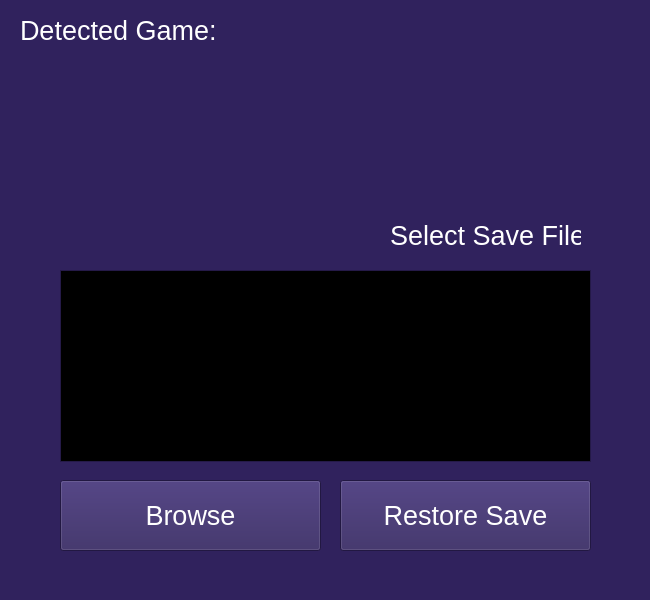
<?xml version="1.0" encoding="UTF-8"?>
<ui version="4.0">
 <class>select_restore</class>
 <widget class="QFrame" name="select_restore">
  <property name="geometry">
   <rect>
    <x>0</x>
    <y>0</y>
    <width>650</width>
    <height>600</height>
   </rect>
  </property>
  <property name="palette">
   <palette>
    <active>
     <colorrole role="WindowText">
      <brush brushstyle="SolidPattern">
       <color alpha="255">
        <red>255</red>
        <green>255</green>
        <blue>255</blue>
       </color>
      </brush>
     </colorrole>
     <colorrole role="Button">
      <brush brushstyle="SolidPattern">
       <color alpha="255">
        <red>48</red>
        <green>34</green>
        <blue>93</blue>
       </color>
      </brush>
     </colorrole>
     <colorrole role="Light">
      <brush brushstyle="SolidPattern">
       <color alpha="255">
        <red>72</red>
        <green>51</green>
        <blue>139</blue>
       </color>
      </brush>
     </colorrole>
     <colorrole role="Midlight">
      <brush brushstyle="SolidPattern">
       <color alpha="255">
        <red>60</red>
        <green>42</green>
        <blue>116</blue>
       </color>
      </brush>
     </colorrole>
     <colorrole role="Dark">
      <brush brushstyle="SolidPattern">
       <color alpha="255">
        <red>24</red>
        <green>17</green>
        <blue>46</blue>
       </color>
      </brush>
     </colorrole>
     <colorrole role="Mid">
      <brush brushstyle="SolidPattern">
       <color alpha="255">
        <red>32</red>
        <green>23</green>
        <blue>62</blue>
       </color>
      </brush>
     </colorrole>
     <colorrole role="Text">
      <brush brushstyle="SolidPattern">
       <color alpha="255">
        <red>255</red>
        <green>255</green>
        <blue>255</blue>
       </color>
      </brush>
     </colorrole>
     <colorrole role="BrightText">
      <brush brushstyle="SolidPattern">
       <color alpha="255">
        <red>255</red>
        <green>255</green>
        <blue>255</blue>
       </color>
      </brush>
     </colorrole>
     <colorrole role="ButtonText">
      <brush brushstyle="SolidPattern">
       <color alpha="255">
        <red>255</red>
        <green>255</green>
        <blue>255</blue>
       </color>
      </brush>
     </colorrole>
     <colorrole role="Base">
      <brush brushstyle="SolidPattern">
       <color alpha="255">
        <red>0</red>
        <green>0</green>
        <blue>0</blue>
       </color>
      </brush>
     </colorrole>
     <colorrole role="Window">
      <brush brushstyle="SolidPattern">
       <color alpha="255">
        <red>48</red>
        <green>34</green>
        <blue>93</blue>
       </color>
      </brush>
     </colorrole>
     <colorrole role="Shadow">
      <brush brushstyle="SolidPattern">
       <color alpha="255">
        <red>0</red>
        <green>0</green>
        <blue>0</blue>
       </color>
      </brush>
     </colorrole>
     <colorrole role="AlternateBase">
      <brush brushstyle="SolidPattern">
       <color alpha="255">
        <red>24</red>
        <green>17</green>
        <blue>46</blue>
       </color>
      </brush>
     </colorrole>
     <colorrole role="ToolTipBase">
      <brush brushstyle="SolidPattern">
       <color alpha="255">
        <red>255</red>
        <green>255</green>
        <blue>220</blue>
       </color>
      </brush>
     </colorrole>
     <colorrole role="ToolTipText">
      <brush brushstyle="SolidPattern">
       <color alpha="255">
        <red>0</red>
        <green>0</green>
        <blue>0</blue>
       </color>
      </brush>
     </colorrole>
     <colorrole role="PlaceholderText">
      <brush brushstyle="SolidPattern">
       <color alpha="127">
        <red>255</red>
        <green>255</green>
        <blue>255</blue>
       </color>
      </brush>
     </colorrole>
     <colorrole role="Accent">
      <brush brushstyle="SolidPattern">
       <color alpha="255">
        <red>0</red>
        <green>0</green>
        <blue>0</blue>
       </color>
      </brush>
     </colorrole>
    </active>
    <inactive>
     <colorrole role="WindowText">
      <brush brushstyle="SolidPattern">
       <color alpha="255">
        <red>255</red>
        <green>255</green>
        <blue>255</blue>
       </color>
      </brush>
     </colorrole>
     <colorrole role="Button">
      <brush brushstyle="SolidPattern">
       <color alpha="255">
        <red>48</red>
        <green>34</green>
        <blue>93</blue>
       </color>
      </brush>
     </colorrole>
     <colorrole role="Light">
      <brush brushstyle="SolidPattern">
       <color alpha="255">
        <red>72</red>
        <green>51</green>
        <blue>139</blue>
       </color>
      </brush>
     </colorrole>
     <colorrole role="Midlight">
      <brush brushstyle="SolidPattern">
       <color alpha="255">
        <red>60</red>
        <green>42</green>
        <blue>116</blue>
       </color>
      </brush>
     </colorrole>
     <colorrole role="Dark">
      <brush brushstyle="SolidPattern">
       <color alpha="255">
        <red>24</red>
        <green>17</green>
        <blue>46</blue>
       </color>
      </brush>
     </colorrole>
     <colorrole role="Mid">
      <brush brushstyle="SolidPattern">
       <color alpha="255">
        <red>32</red>
        <green>23</green>
        <blue>62</blue>
       </color>
      </brush>
     </colorrole>
     <colorrole role="Text">
      <brush brushstyle="SolidPattern">
       <color alpha="255">
        <red>255</red>
        <green>255</green>
        <blue>255</blue>
       </color>
      </brush>
     </colorrole>
     <colorrole role="BrightText">
      <brush brushstyle="SolidPattern">
       <color alpha="255">
        <red>255</red>
        <green>255</green>
        <blue>255</blue>
       </color>
      </brush>
     </colorrole>
     <colorrole role="ButtonText">
      <brush brushstyle="SolidPattern">
       <color alpha="255">
        <red>255</red>
        <green>255</green>
        <blue>255</blue>
       </color>
      </brush>
     </colorrole>
     <colorrole role="Base">
      <brush brushstyle="SolidPattern">
       <color alpha="255">
        <red>0</red>
        <green>0</green>
        <blue>0</blue>
       </color>
      </brush>
     </colorrole>
     <colorrole role="Window">
      <brush brushstyle="SolidPattern">
       <color alpha="255">
        <red>48</red>
        <green>34</green>
        <blue>93</blue>
       </color>
      </brush>
     </colorrole>
     <colorrole role="Shadow">
      <brush brushstyle="SolidPattern">
       <color alpha="255">
        <red>0</red>
        <green>0</green>
        <blue>0</blue>
       </color>
      </brush>
     </colorrole>
     <colorrole role="AlternateBase">
      <brush brushstyle="SolidPattern">
       <color alpha="255">
        <red>24</red>
        <green>17</green>
        <blue>46</blue>
       </color>
      </brush>
     </colorrole>
     <colorrole role="ToolTipBase">
      <brush brushstyle="SolidPattern">
       <color alpha="255">
        <red>255</red>
        <green>255</green>
        <blue>220</blue>
       </color>
      </brush>
     </colorrole>
     <colorrole role="ToolTipText">
      <brush brushstyle="SolidPattern">
       <color alpha="255">
        <red>0</red>
        <green>0</green>
        <blue>0</blue>
       </color>
      </brush>
     </colorrole>
     <colorrole role="PlaceholderText">
      <brush brushstyle="SolidPattern">
       <color alpha="127">
        <red>255</red>
        <green>255</green>
        <blue>255</blue>
       </color>
      </brush>
     </colorrole>
     <colorrole role="Accent">
      <brush brushstyle="SolidPattern">
       <color alpha="255">
        <red>0</red>
        <green>0</green>
        <blue>0</blue>
       </color>
      </brush>
     </colorrole>
    </inactive>
    <disabled>
     <colorrole role="WindowText">
      <brush brushstyle="SolidPattern">
       <color alpha="255">
        <red>24</red>
        <green>17</green>
        <blue>46</blue>
       </color>
      </brush>
     </colorrole>
     <colorrole role="Button">
      <brush brushstyle="SolidPattern">
       <color alpha="255">
        <red>48</red>
        <green>34</green>
        <blue>93</blue>
       </color>
      </brush>
     </colorrole>
     <colorrole role="Light">
      <brush brushstyle="SolidPattern">
       <color alpha="255">
        <red>72</red>
        <green>51</green>
        <blue>139</blue>
       </color>
      </brush>
     </colorrole>
     <colorrole role="Midlight">
      <brush brushstyle="SolidPattern">
       <color alpha="255">
        <red>60</red>
        <green>42</green>
        <blue>116</blue>
       </color>
      </brush>
     </colorrole>
     <colorrole role="Dark">
      <brush brushstyle="SolidPattern">
       <color alpha="255">
        <red>24</red>
        <green>17</green>
        <blue>46</blue>
       </color>
      </brush>
     </colorrole>
     <colorrole role="Mid">
      <brush brushstyle="SolidPattern">
       <color alpha="255">
        <red>32</red>
        <green>23</green>
        <blue>62</blue>
       </color>
      </brush>
     </colorrole>
     <colorrole role="Text">
      <brush brushstyle="SolidPattern">
       <color alpha="255">
        <red>24</red>
        <green>17</green>
        <blue>46</blue>
       </color>
      </brush>
     </colorrole>
     <colorrole role="BrightText">
      <brush brushstyle="SolidPattern">
       <color alpha="255">
        <red>255</red>
        <green>255</green>
        <blue>255</blue>
       </color>
      </brush>
     </colorrole>
     <colorrole role="ButtonText">
      <brush brushstyle="SolidPattern">
       <color alpha="255">
        <red>24</red>
        <green>17</green>
        <blue>46</blue>
       </color>
      </brush>
     </colorrole>
     <colorrole role="Base">
      <brush brushstyle="SolidPattern">
       <color alpha="255">
        <red>48</red>
        <green>34</green>
        <blue>93</blue>
       </color>
      </brush>
     </colorrole>
     <colorrole role="Window">
      <brush brushstyle="SolidPattern">
       <color alpha="255">
        <red>48</red>
        <green>34</green>
        <blue>93</blue>
       </color>
      </brush>
     </colorrole>
     <colorrole role="Shadow">
      <brush brushstyle="SolidPattern">
       <color alpha="255">
        <red>0</red>
        <green>0</green>
        <blue>0</blue>
       </color>
      </brush>
     </colorrole>
     <colorrole role="AlternateBase">
      <brush brushstyle="SolidPattern">
       <color alpha="255">
        <red>48</red>
        <green>34</green>
        <blue>93</blue>
       </color>
      </brush>
     </colorrole>
     <colorrole role="ToolTipBase">
      <brush brushstyle="SolidPattern">
       <color alpha="255">
        <red>255</red>
        <green>255</green>
        <blue>220</blue>
       </color>
      </brush>
     </colorrole>
     <colorrole role="ToolTipText">
      <brush brushstyle="SolidPattern">
       <color alpha="255">
        <red>0</red>
        <green>0</green>
        <blue>0</blue>
       </color>
      </brush>
     </colorrole>
     <colorrole role="PlaceholderText">
      <brush brushstyle="SolidPattern">
       <color alpha="127">
        <red>24</red>
        <green>17</green>
        <blue>46</blue>
       </color>
      </brush>
     </colorrole>
     <colorrole role="Accent">
      <brush brushstyle="SolidPattern">
       <color alpha="255">
        <red>34</red>
        <green>24</green>
        <blue>65</blue>
       </color>
      </brush>
     </colorrole>
    </disabled>
   </palette>
  </property>
  <property name="windowTitle">
   <string>Frame</string>
  </property>
  <property name="autoFillBackground">
   <bool>true</bool>
  </property>
  <widget class="QLabel" name="det_game_label">
   <property name="geometry">
    <rect>
     <x>20</x>
     <y>10</y>
     <width>201</width>
     <height>41</height>
    </rect>
   </property>
   <property name="font">
    <font>
     <pointsize>20</pointsize>
    </font>
   </property>
   <property name="text">
    <string>Detected Game:</string>
   </property>
  </widget>
  <widget class="QLabel" name="game_details">
   <property name="geometry">
    <rect>
     <x>340</x>
     <y>50</y>
     <width>261</width>
     <height>141</height>
    </rect>
   </property>
   <property name="font">
    <font>
     <pointsize>20</pointsize>
    </font>
   </property>
   <property name="text">
    <string/>
   </property>
  </widget>
  <widget class="QLabel" name="select_save_label">
   <property name="geometry">
    <rect>
     <x>390</x>
     <y>210</y>
     <width>191</width>
     <height>51</height>
    </rect>
   </property>
   <property name="font">
    <font>
     <pointsize>20</pointsize>
    </font>
   </property>
   <property name="text">
    <string>Select Save File</string>
   </property>
  </widget>
  <widget class="QPushButton" name="restore_save_button">
   <property name="geometry">
    <rect>
     <x>340</x>
     <y>480</y>
     <width>251</width>
     <height>71</height>
    </rect>
   </property>
   <property name="font">
    <font>
     <pointsize>20</pointsize>
    </font>
   </property>
   <property name="text">
    <string>Restore Save</string>
   </property>
  </widget>
  <widget class="QPushButton" name="browse_button">
   <property name="geometry">
    <rect>
     <x>60</x>
     <y>480</y>
     <width>261</width>
     <height>71</height>
    </rect>
   </property>
   <property name="font">
    <font>
     <pointsize>20</pointsize>
    </font>
   </property>
   <property name="text">
    <string>Browse</string>
   </property>
  </widget>
  <widget class="QListView" name="save_list">
   <property name="geometry">
    <rect>
     <x>60</x>
     <y>270</y>
     <width>531</width>
     <height>192</height>
    </rect>
   </property>
   <property name="font">
    <font>
     <pointsize>20</pointsize>
    </font>
   </property>
   <property name="editTriggers">
    <set>QAbstractItemView::EditTrigger::NoEditTriggers</set>
   </property>
  </widget>
 </widget>
 <resources/>
 <connections/>
</ui>
